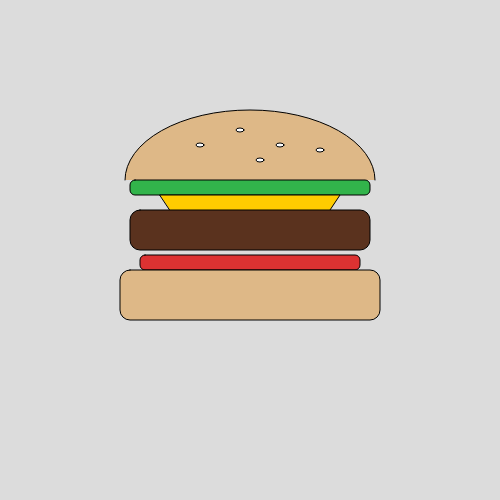
Frame 1 (no input)
Frame 60 (no input): identical to frame 1, image omitted
Frame 120 (the mouse pressed at the canvas centre since frame 60): identical to frame 1, image omitted

The p5.js sketch that drew this single still picture (run headless with seeded random() and noise() and a simulated clock; from frame 60 on, the mouse is pressed at the canvas centre):

// p5.js sketch
// ── sketch.js
function setup() {
  createCanvas(500, 500);
  background(220);
}

function draw() {
  background(220);

  // Top bun
  fill(222, 184, 135);
  arc(250, 180, 250, 140, PI, TWO_PI);

  // Sesame seeds
  fill(255);
  ellipse(200, 145, 8, 4);
  ellipse(240, 130, 8, 4);
  ellipse(280, 145, 8, 4);
  ellipse(320, 150, 8, 4);
  ellipse(260, 160, 8, 4);

  // Lettuce
  fill(50, 180, 75);
  rect(130, 180, 240, 15, 5);

  // Cheese
  fill(255, 204, 0);
  quad(160, 195, 340, 195, 320, 225, 180, 225);

  // Patty
  fill(90, 50, 30);
  rect(130, 210, 240, 40, 10);

  // Tomato
  fill(220, 50, 50);
  rect(140, 255, 220, 15, 5);

  // Bottom bun
  fill(222, 184, 135);
  rect(120, 270, 260, 50, 10);
}
